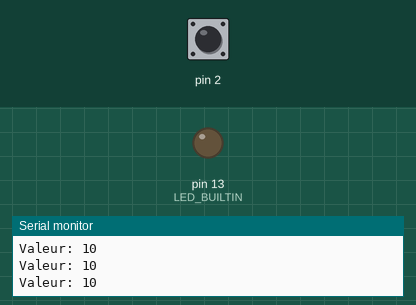
Recording of a sketch running on a simulated Arduino Uno, built with avr-gcc and run on an emulated ATmega328P. Shown: output pins drawn as LEDs (lit = HIGH), the last lines printed to the serial monitor. The inputs (shaded band) are chosen by the test bench; at power-on: pin 2 HIGH.

Above: at 1.2 s.
1.3 s: pin 2 pulled LOW for 0.15 s
At 1.44 s:
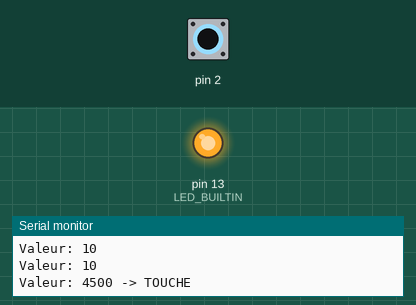
3.0 s: pin 2 pulled LOW for 3.2 s
At 7.5 s:
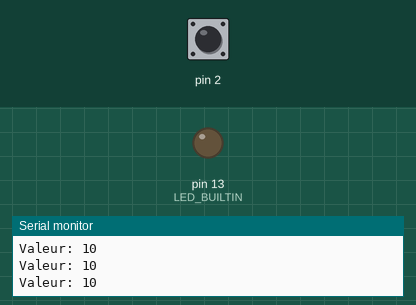
Timing chart, 0 to 9.0 s (numbered marks = the images above; inputs shaded):
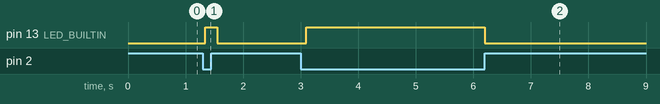

Measured:
- after the input at 1.3 s, pin 13 (LED_BUILTIN): LOW → HIGH after 0.05 s, → LOW 0.21 s later
- after the input at 3.0 s, pin 13 (LED_BUILTIN): LOW → HIGH after 0.10 s, → LOW 3.1 s later

The sketch:

92_Capteur_Capacitif_DIY.ino
```cpp
/*
 * =====================================================================
 *  Arduino Lab Nexus v6.1.0 STABLE  -  Capteur capacitif DIY
 * =====================================================================
 *  Explication : Détecte le toucher d'une feuille d'aluminium et allume la LED intégrée.
 *  Carte       : Arduino UNO / Nano (ATmega328P) - compatible Mega
 *  Moniteur    : 9600 bauds
 *
 *  Câblage :
 *   Arduino D4     -> Résistance 1M (côté émission)
 *   Arduino D2     -> Autre côté résistance + feuille alu
 *
 *  Bibliothèques requises (arduino-cli lib install "...") : CapacitiveSensor
 * =====================================================================
 */
// @libs: CapacitiveSensor

#include <CapacitiveSensor.h>

// Émission sur D4, réception sur D2 (reliée à la feuille)
CapacitiveSensor capteur = CapacitiveSensor(4, 2);
const long SEUIL = 1000;   // à ajuster selon la feuille

void setup() {
  pinMode(LED_BUILTIN, OUTPUT);
  Serial.begin(9600);
  Serial.println(F("[92] Capteur capacitif pret"));
}

void loop() {
  // Mesure avec 30 échantillons
  long valeur = capteur.capacitiveSensor(30);
  bool touche = valeur > SEUIL;
  digitalWrite(LED_BUILTIN, touche ? HIGH : LOW);

  Serial.print(F("Valeur: ")); Serial.print(valeur);
  Serial.println(touche ? F(" -> TOUCHE") : F(""));
  delay(100);
}
```
